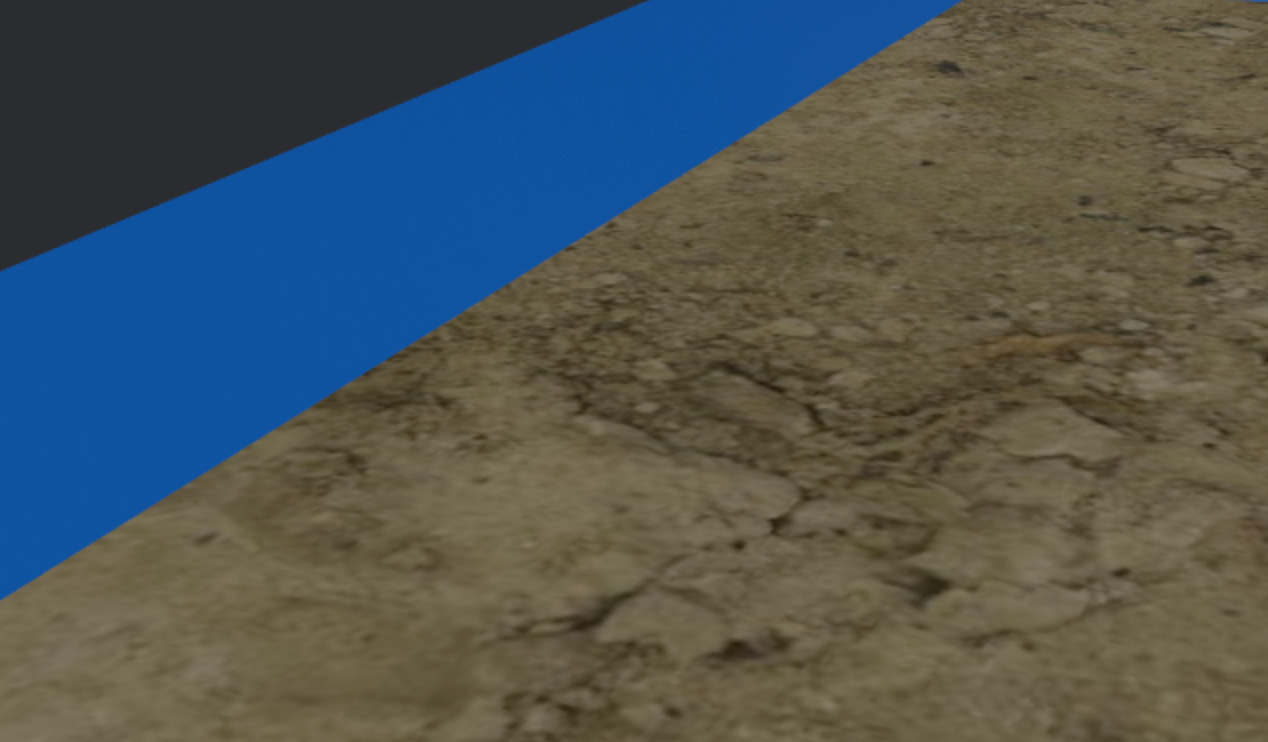
#> input picture utils/images/a.jpeg, 1268 x 742 px
$ python threshold.py images/a.jpeg
#> lines starting #> are read from the running program, lines starting #| are printed output that depends on the picture; after the words box and inside, x2 and y2 are one past the last pixel; in counts of white or black regions, pixels touching at a corner belong together
import cv2
import sys
import argparse
import numpy as np
import math
from PIL import Image

def nothing(x):
    pass

# Create a window
cv2.namedWindow('image')

# create trackbars for color change
cv2.createTrackbar('HMin', 'image', 0, 179, nothing) # Hue is from 0-179 for Opencv
#> slider 'HMin' is set to 35
cv2.createTrackbar('SMin', 'image', 0, 255, nothing)
#> slider 'SMin' is set to 51
cv2.createTrackbar('VMin', 'image', 0, 255, nothing)
#> slider 'VMin' is set to 51
cv2.createTrackbar('HMax', 'image', 0, 179, nothing)
#> slider 'HMax' is set to 179
cv2.createTrackbar('SMax', 'image', 0, 255, nothing)
#> slider 'SMax' is set to 255
cv2.createTrackbar('VMax', 'image', 0, 255, nothing)
#> slider 'VMax' is set to 255

# Set default value for MAX HSV trackbars.
cv2.setTrackbarPos('HMax', 'image', 179)
cv2.setTrackbarPos('SMax', 'image', 255)
cv2.setTrackbarPos('VMax', 'image', 255)

# Initialize to check if HSV min/max value changes
hMin = sMin = vMin = hMax = sMax = vMax = 0
phMin = psMin = pvMin = phMax = psMax = pvMax = 0

waitTime = 33

def img_matrix(path):
    w = h = math.ceil(math.sqrt(len(path)))
    total_width = total_height = 512 * w
    image = Image.new(Image.open(path[0]).mode, (total_width, total_height))
#> image: PIL image 512x512 RGB; every value is 0

    done = False
    i = 0
    for y in range(h):
        for x in range(w):
            image.paste(Image.open(path[i]), (x * 512, y * 512))
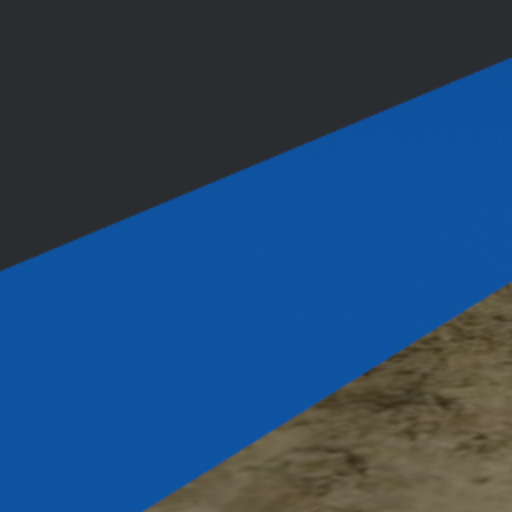
#> image: PIL image 512x512 RGB; mean R, G, B 37.5, 71.2, 108.8
            i += 1
            if i == len(path):
                done = True
                break
        if done:
            break

    if image.size[0] > 1000:
        image = image.resize((1000, 1000))

    return image

def image_loop(img):
    global hMin, sMin, vMin, hMax, sMax, vMax
    global phMin, psMin, pvMin, phMax, psMax, pvMax

    img = np.array(img)
    img = img[:, :, ::-1]

    while True:
        # get current positions of all trackbars
        hMin = cv2.getTrackbarPos('HMin', 'image')
        sMin = cv2.getTrackbarPos('SMin', 'image')
        vMin = cv2.getTrackbarPos('VMin', 'image')

        hMax = cv2.getTrackbarPos('HMax', 'image')
        sMax = cv2.getTrackbarPos('SMax', 'image')
        vMax = cv2.getTrackbarPos('VMax', 'image')

        # Set minimum and max HSV values to display
        lower = np.array([hMin, sMin, vMin])
        upper = np.array([hMax, sMax, vMax])

        # Create HSV Image and threshold into a range.
        hsv = cv2.cvtColor(img, cv2.COLOR_BGR2HSV)
#> hsv: shape (512, 512, 3); mean H, S, V 94.8, 143, 114.4
        mask = cv2.inRange(hsv, lower, upper)
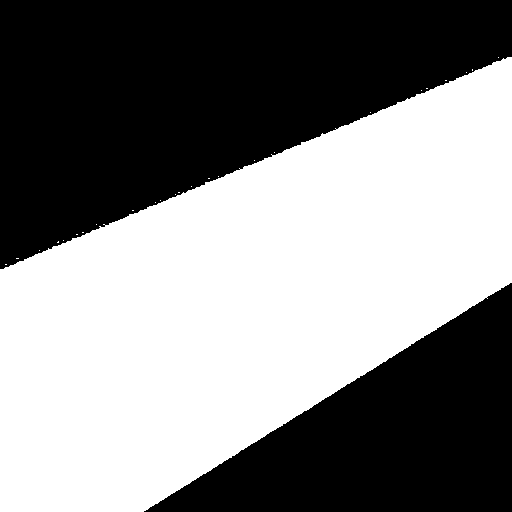
#> mask: shape (512, 512); 52.1% white; 2 black regions, box (x1, y1, x2, y2) and area: (0, 0, 512, 269) 83199, (144, 283, 512, 512) 42336
        output = cv2.bitwise_and(img, img, mask=mask)
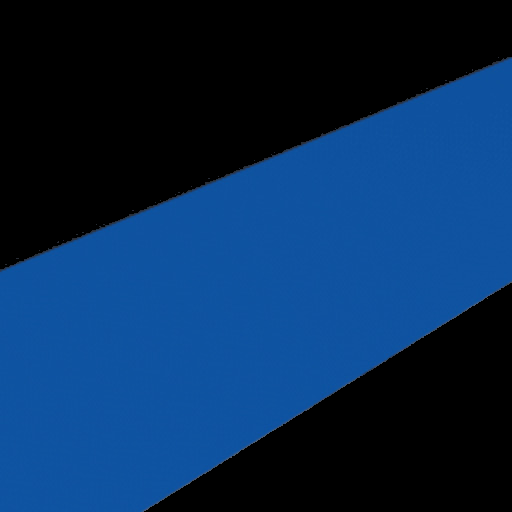
#> output: shape (512, 512, 3); mean of channels 0, 1, 2 83.2, 43, 7.9; drawn as B, G, R

        # Print if there is a change in HSV value
        if ((phMin != hMin) |
            (psMin != sMin) |
            (pvMin != vMin) |
            (phMax != hMax) |
            (psMax != sMax) |
            (pvMax != vMax)):
            print("(hMin = %d, sMin = %d, vMin = %d), (hMax = %d, sMax = %d, vMax = %d)" % (hMin, sMin, vMin, hMax, sMax, vMax))
            phMin = hMin
            psMin = sMin
            pvMin = vMin
            phMax = hMax
            psMax = sMax
            pvMax = vMax

        cv2.imshow('image', output)

        if cv2.waitKey(waitTime) & 0xFF == ord('q'):
#> (key q is pressed here)
            break

    cv2.destroyAllWindows()

if __name__ == '__main__':
    parser = argparse.ArgumentParser()
    parser.add_argument('path', nargs='*')
    args = parser.parse_args()

    image = img_matrix(args.path)
    image_loop(image)

$ run again, on utils/images/d.jpeg
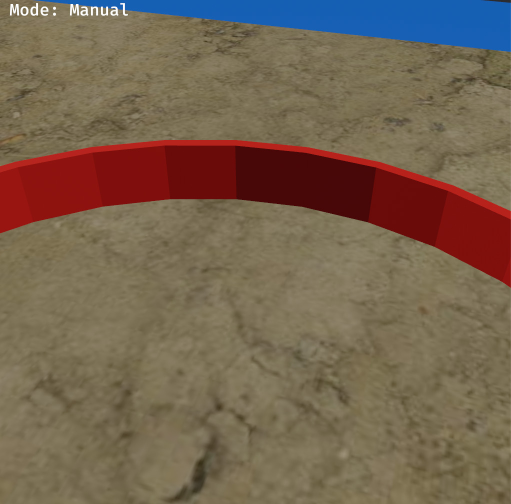
#> input picture utils/images/d.jpeg, 1022 x 1008 px (shown at 1/2 size)
#> hsv: shape (512, 512, 3); mean H, S, V 20.5, 122.5, 128.6
#> in image_loop, `mask = cv2.inRange(hsv, lower, upper)`:
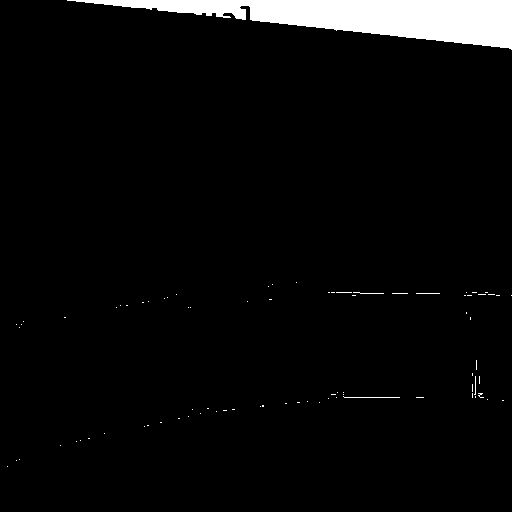
#> mask: shape (512, 512); 4.3% white; 82 white regions (77 under 20 px), largest, box (x1, y1, x2, y2) and area: (67, 0, 512, 50) 10824, (343, 396, 400, 398) 57, (353, 292, 384, 294) 31, (416, 293, 440, 294) 24, (474, 376, 476, 395) 20
#> in image_loop, `output = cv2.bitwise_and(img, img, mask=mask)`:
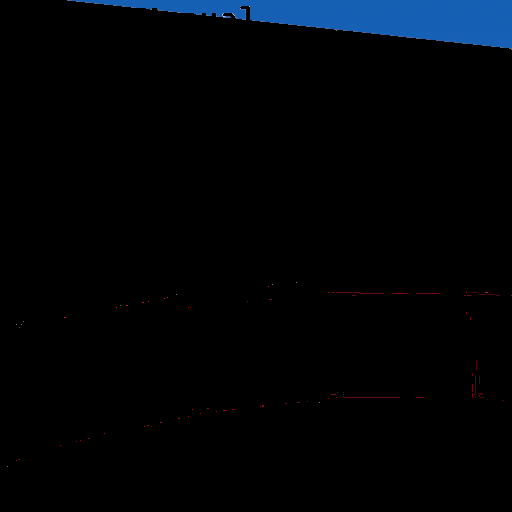
#> output: shape (512, 512, 3); mean of channels 0, 1, 2 7.4, 4, 1.1; drawn as B, G, R
